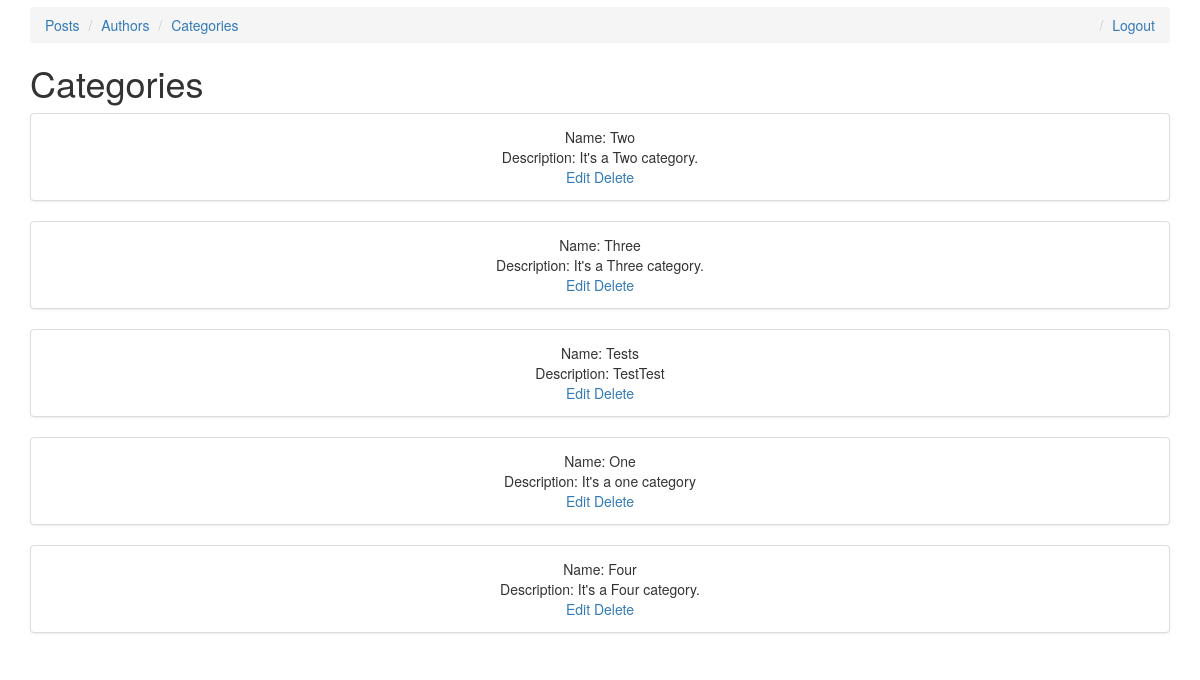
The app's page /administration/category-list/ (signed in) with its own data.
### category/models.py (models this page shows, shortened)
class Category(models.Model):
    id = models.AutoField(primary_key=True)
    name = models.CharField(max_length=128)
    description = models.TextField()
    slug = models.SlugField(unique=True, editable=False)
    class Meta:
        ordering = ['-name']
        verbose_name_plural = 'Categories'

### category/views.py (the view)
class CategoryContentManagementView(LoginRequiredMixin, ListView):
    model = Category
    template_name = 'cms/category/category_cms.html'

### templates/cms/category/category_cms.html (shortened to what this page needs)
{% extends 'cms_base.html' %}
{% load blog_tags %}
{% block body_block %}
    <h1>Categories</h1>
    {% for category in object_list %}
        <div class="thumbnail">
            <div class="caption" style="text-align: center;">
                Name: {{ category.name }} <br />
                Description: {{ category.description }}
                <br />
                <a href="{% url 'category-edit' slug=category.slug pk=category.pk %}"> Edit </a>
                <a href="{% url 'category-delete' pk=category.pk %}"> Delete </a>
            </div>
        </div>
    {% endfor %}
{% endblock %}

### public/static/css/styles.css (style rules this page uses)
body { font-family: lato-regular; padding: 0.5em; }
h1, h2, h3 { font-family: lato-heavy-italic; }

### records on screen
Category: name "Two", description "It's a Two category."
Category: name "Three", description "It's a Three category."
Category: name "Tests", description "TestTest"
Category: name "One", description "It's a one category"
Category: name "Four", description "It's a Four category."
